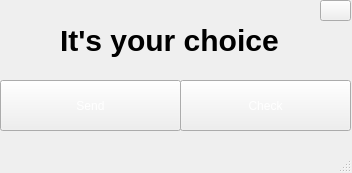
<?xml version="1.0" encoding="UTF-8"?>
<ui version="4.0">
 <class>MainWindow</class>
 <widget class="QMainWindow" name="MainWindow">
  <property name="geometry">
   <rect>
    <x>0</x>
    <y>0</y>
    <width>352</width>
    <height>173</height>
   </rect>
  </property>
  <property name="windowTitle">
   <string>MainWindow</string>
  </property>
  <property name="styleSheet">
   <string notr="true">background-image: url(C:/Users/yehia_xd1awm4/Downloads/360_F_327515607_Hcps04aaEc7Ki43d1XZPxwcv0ZaIaorh.jpg);</string>
  </property>
  <widget class="QWidget" name="centralwidget">
   <widget class="QPushButton" name="loginButton_2">
    <property name="enabled">
     <bool>true</bool>
    </property>
    <property name="geometry">
     <rect>
      <x>180</x>
      <y>80</y>
      <width>171</width>
      <height>51</height>
     </rect>
    </property>
    <property name="styleSheet">
     <string notr="true">QPushButton {
	border-image: url(C:/Users/yehia_xd1awm4/Downloads/neumorphic-rectangle-button-free-png.jpeg);
	color: white;


}</string>
    </property>
    <property name="text">
     <string>Check</string>
    </property>
   </widget>
   <widget class="QPushButton" name="loginButton">
    <property name="enabled">
     <bool>true</bool>
    </property>
    <property name="geometry">
     <rect>
      <x>0</x>
      <y>80</y>
      <width>181</width>
      <height>51</height>
     </rect>
    </property>
    <property name="styleSheet">
     <string notr="true">QPushButton {
	border-image: url(C:/Users/yehia_xd1awm4/Downloads/neumorphic-rectangle-button-free-png.jpeg);
	color: white;
}</string>
    </property>
    <property name="text">
     <string>Send</string>
    </property>
   </widget>
   <widget class="QLabel" name="label_2">
    <property name="geometry">
     <rect>
      <x>60</x>
      <y>20</y>
      <width>241</width>
      <height>41</height>
     </rect>
    </property>
    <property name="styleSheet">
     <string notr="true">color: black; /* Sets the text color to blue */
font-size: 30px; /* Sets the font size to 14 pixels */
font-weight: bold;

</string>
    </property>
    <property name="text">
     <string>It's your choice</string>
    </property>
   </widget>
   <widget class="QPushButton" name="loginButton_3">
    <property name="enabled">
     <bool>true</bool>
    </property>
    <property name="geometry">
     <rect>
      <x>320</x>
      <y>0</y>
      <width>31</width>
      <height>21</height>
     </rect>
    </property>
    <property name="styleSheet">
     <string notr="true">QPushButton {
	border-image: url(C:/Users/yehia_xd1awm4/Downloads/images (2).png);
	color: white;


}</string>
    </property>
    <property name="text">
     <string/>
    </property>
   </widget>
  </widget>
  <widget class="QStatusBar" name="statusbar"/>
 </widget>
 <resources/>
 <connections/>
</ui>
